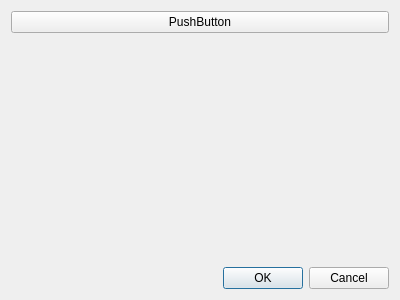
<?xml version="1.0" encoding="UTF-8"?>
<ui version="4.0">
 <class>Settings_dialog_2</class>
 <widget class="QDialog" name="Settings_dialog_2">
  <property name="geometry">
   <rect>
    <x>0</x>
    <y>0</y>
    <width>400</width>
    <height>300</height>
   </rect>
  </property>
  <property name="windowTitle">
   <string>Dialog</string>
  </property>
  <property name="windowIcon">
   <iconset>
    <normaloff>jarrImageViewer.ico</normaloff>jarrImageViewer.ico</iconset>
  </property>
  <layout class="QVBoxLayout" name="verticalLayout">
   <item>
    <layout class="QHBoxLayout" name="horizontalLayout">
     <item>
      <widget class="QPushButton" name="pushButton">
       <property name="text">
        <string>PushButton</string>
       </property>
      </widget>
     </item>
    </layout>
   </item>
   <item>
    <spacer name="verticalSpacer">
     <property name="orientation">
      <enum>Qt::Vertical</enum>
     </property>
     <property name="sizeHint" stdset="0">
      <size>
       <width>20</width>
       <height>40</height>
      </size>
     </property>
    </spacer>
   </item>
   <item>
    <widget class="QDialogButtonBox" name="buttonBox">
     <property name="orientation">
      <enum>Qt::Horizontal</enum>
     </property>
     <property name="standardButtons">
      <set>QDialogButtonBox::Cancel|QDialogButtonBox::Ok</set>
     </property>
    </widget>
   </item>
  </layout>
 </widget>
 <resources/>
 <connections>
  <connection>
   <sender>buttonBox</sender>
   <signal>accepted()</signal>
   <receiver>Settings_dialog_2</receiver>
   <slot>accept()</slot>
   <hints>
    <hint type="sourcelabel">
     <x>248</x>
     <y>254</y>
    </hint>
    <hint type="destinationlabel">
     <x>157</x>
     <y>274</y>
    </hint>
   </hints>
  </connection>
  <connection>
   <sender>buttonBox</sender>
   <signal>rejected()</signal>
   <receiver>Settings_dialog_2</receiver>
   <slot>reject()</slot>
   <hints>
    <hint type="sourcelabel">
     <x>316</x>
     <y>260</y>
    </hint>
    <hint type="destinationlabel">
     <x>286</x>
     <y>274</y>
    </hint>
   </hints>
  </connection>
 </connections>
</ui>
